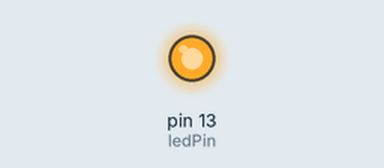
A sketch run on a simulated Arduino Uno, built with avr-gcc and run on an emulated ATmega328P. Shown: output pins drawn as LEDs (lit = HIGH).

Above: at 0.75 s.
At 36.2 s:
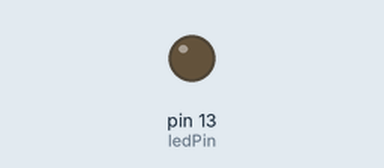
Timing chart, 0 to 39.5 s (numbered marks = the images above):
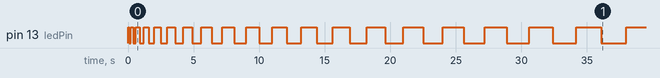

The sketch:

blink.ino
```cpp
int ledPin=13;
int delayTime=100;

void setup() {
  // put your setup code here, to run once:
  pinMode(ledPin,OUTPUT);
}

void loop() {
  // put your main code here, to run repeatedly:
  digitalWrite(ledPin,HIGH);
  delay(delayTime);
  digitalWrite(ledPin,LOW);
  delay(delayTime);
  delayTime+=100;
}
```

Measured:
- by itself, pin 13 (ledPin): LOW → HIGH at 0.00 s, → LOW 0.10 s later, → HIGH 0.10 s later, → LOW 0.20 s later, … (39 changes in this stretch)
